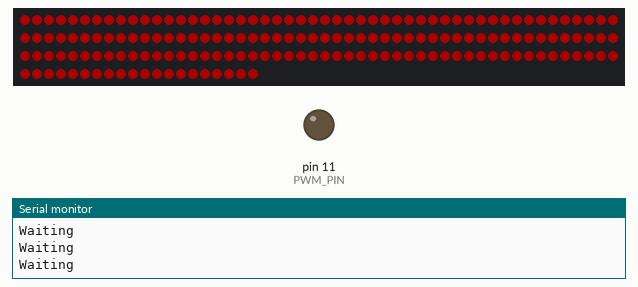
Recording of a sketch running on a simulated Arduino Uno, built with avr-gcc and run on an emulated ATmega328P. On the bench: 170 RGB LEDs in strip order, left to right, continuing on the next row, output pins drawn as LEDs (lit = HIGH), the last lines printed to the serial monitor. Dim RGB values are drawn brighter than linear.

Above: at 30.1 s.
At 59.0 s:
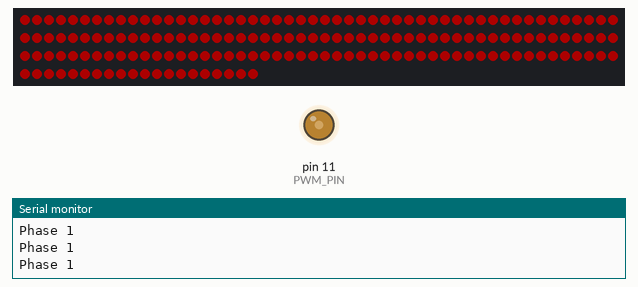
At 90.7 s:
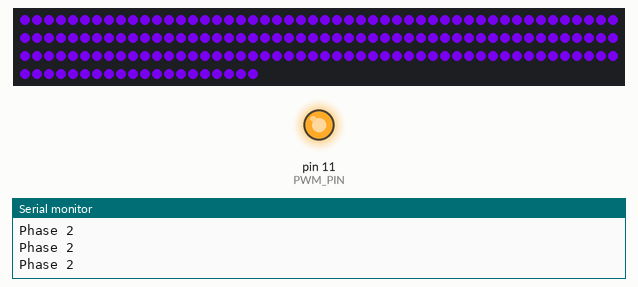
At 128.5 s:
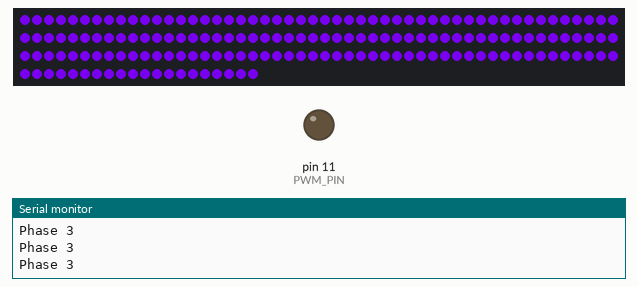
Timing chart, 0 to 130.0 s (numbered marks = the images above):
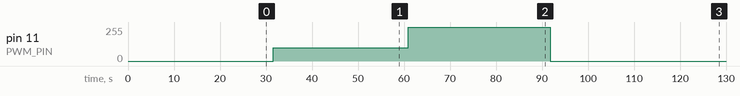

The sketch:

p3r5eus_demo.ino
```cpp
#include <Adafruit_NeoPixel.h>

#ifdef _AVR_
#include <avr/power.h> // Required for 16 MHz Adafruit Trinket
#endif

// Neopixel stuff
#define PIN 7
#define NUMPIXELS 170
Adafruit_NeoPixel pixels(NUMPIXELS, PIN, NEO_GRB + NEO_KHZ800);

//Phase 1
int brightness = 50;
int stay_on = 500;
int stay_off = 1000;

//Phase 2
int brightness1 = 100;
int stay_on1 = 250;
int stay_off1 = 250;

//Phase 3
int brightness2 = 200;
int stay_on2 = 1000;
int stay_off2 = 200;

//Phase 4
int brightness3 = 2500;


#define DELAYVAL 5 // Time (in milliseconds) to pause between pixels

// Vacuum pump stuff
int PWM_PIN = 11;
int pwmval = 0;

// State management
long phase1 = 30000;
long phase2 = 30000;
long phase3 = 30000;
long phase4 = 120000;
long phase5 = 180000;

long timestamp = 0;

int state = 1;

int pos = 0;

int sensor = 0;

void switchState(int s);

boolean isTimeUp(int duration)
{
  return millis() - timestamp > duration;
}


void setup() {

  // Neopixel stuff
#if defined(__AVR_ATtiny85__) && (F_CPU == 16000000)
  clock_prescale_set(clock_div_1);
#endif

  pixels.begin(); // INITIALIZE NeoPixel strip object (REQUIRED)


  //vacuum pump stuff
  Serial.begin(9600);

  pinMode(PWM_PIN, OUTPUT);

  //State management

  switchState(0);

}

void loop()
{
  if (state == 0)
  {
    pixels.clear();
    for (int i = 0; i < NUMPIXELS; i++)
    {
      pixels.setPixelColor(i, pixels.Color(0, 0, 0));
    }
    pixels.show();
    analogWrite(PWM_PIN, pwmval);
    Serial.println("Waiting");
    delay(200);

    if (isTimeUp(phase1))
    {
      switchState(1);
    }
  }
  if (state == 1)
  {
    pixels.clear();
    for (int i = 0;  i < NUMPIXELS; i++ ) {
      pixels.setPixelColor(i, pixels.Color(brightness, 0, 0));
    }
    pixels.show();
    delay (stay_on);
    for (int i = 0;  i < NUMPIXELS; i++ ) {
      pixels.setPixelColor(i, pixels.Color(0, 0, 0));
    }
    pixels.show();
    delay (stay_off);

    analogWrite(PWM_PIN, 100);
    Serial.println("Phase 1");

    if (isTimeUp(phase2))
    {
      switchState(2);
    }
  }
    if (state == 2)
  {
    pixels.clear();
    for (int i = 0;  i < NUMPIXELS; i++ ) {
      pixels.setPixelColor(i, pixels.Color(brightness1, 0, 0));
    }
    pixels.show();
    delay (stay_on1);
    for (int i = 0;  i < NUMPIXELS; i++ ) {
      pixels.setPixelColor(i, pixels.Color(0, 0, 0));
    }
    pixels.show();
    delay (stay_off1);

    analogWrite(PWM_PIN, 255);
    Serial.println("Phase 2");

    if (isTimeUp(phase3))
    {
      switchState(3);
    }
  }
  if (state == 3)
  {
    pixels.clear();
    for (int i = 0;  i < NUMPIXELS; i++ ) {
      pixels.setPixelColor(i, pixels.Color(brightness1, 0, brightness2));
    }
    pixels.show();
    delay (stay_on2);
    for (int i = 0;  i < NUMPIXELS; i++ ) {
      pixels.setPixelColor(i, pixels.Color(0, 0, 0));
    }
    pixels.show();
    delay (stay_off2);

    analogWrite(PWM_PIN, 0);
    Serial.println("Phase 3");

    if (isTimeUp(phase4))
    {
      switchState(4);
    }
  }
    if (state == 4)
  {
    pixels.clear();
    for (int i = 0;  i < NUMPIXELS; i++ ) {
      pixels.setPixelColor(i, pixels.Color(0, 0, brightness3));
    }
    pixels.show();

    analogWrite(PWM_PIN, 0);
    Serial.println("Phase 4");

    if (isTimeUp(phase5))
    {
      switchState(0);
    }
  }
}
void switchState(int s)
{
  state = s;
  timestamp = millis();
}
```

Measured:
- by itself, pin 11 (PWM_PIN): 0/255 → 100/255 at 31.6 s, → 255/255 29.4 s later, → 0/255 30.9 s later
- what the display in image 0 shows lasts 0.5 s, from 30.1 s to 30.6 s
- what the display in image 2 shows lasts 1.0 s, from 90.6 s to 91.6 s
